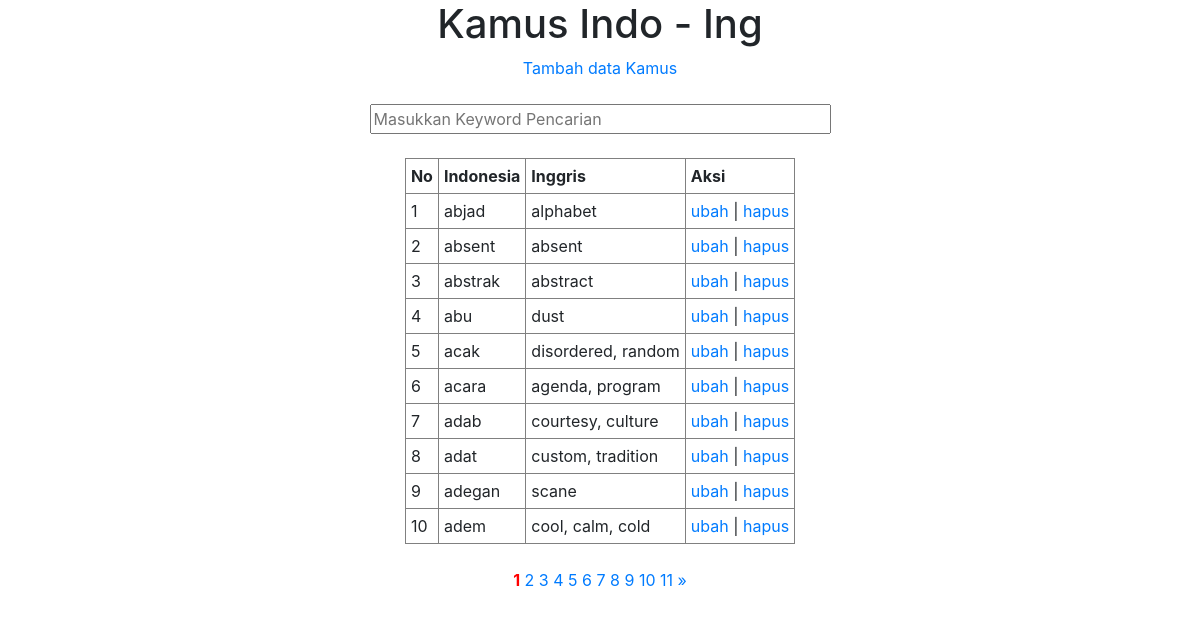
The page / on the database its author committed.
### tables this page shows
CREATE TABLE `source` (
  `id` int(11) NOT NULL,
  `ina` varchar(255) NOT NULL,
  `ing` varchar(255) NOT NULL
);

### functions.php (called while the page is built, shortened)
<?php
$conn = mysqli_connect("localhost", "root", "", "db_kamus");
function query($sql) {
	global $conn;
	$result = mysqli_query($conn, $sql);
	$rows = [];
	while( $row = mysqli_fetch_assoc($result) ) {
		$rows[] = $row;
	}
	return $rows;
}
?>

### index.php (the view, shortened to what this page needs)
<?php
require 'functions.php';
$source = query("SELECT * FROM source");
$jmlDataPerHalaman = 10;
$jmlData = count(query("SELECT * FROM source"));
$jmlHalaman = ceil($jmlData / $jmlDataPerHalaman);
$halamanAktif = ( isset($_GET["halaman"])) ? $_GET["halaman"] : 1;
$awalData = ( $jmlDataPerHalaman * $halamanAktif) - $jmlDataPerHalaman;
$source = query("SELECT * FROM source LIMIT $awalData, $jmlDataPerHalaman");
?>
<?php require 'header.php' ?>
<body>
    <h1>Kamus Indo - Ing</h1>
<a href="tambah.php">Tambah data Kamus</a>
<br><br>
<form action="" method="post">
	<input type="text" name="keyword" size="40" autofocus placeholder="Masukkan Keyword Pencarian" autocomplete="off" id="keyword">
</form>
<br>
<div id="container">
	<table border="1" cellspacing="0" cellpadding="5">
		<tr>
			<th>No</th>
			<th>Indonesia</th>
			<th>Inggris</th>
			<th>Aksi</th>
		</tr>
		<?php $i = 1; ?>
		<?php foreach( $source as $row ) { ?>
		<tr>
			<td><?= $i; ?></td>
			<td><?= $row["ina"]; ?></td>
			<td><?= $row["ing"]; ?></td>
			<td><a href="ubah.php?id=<?php echo $row["id"]; ?>">ubah</a> | <a href="hapus.php?id=<?php echo $row["id"]; ?>" onclick="return confirm('yakin?')">hapus</a></td>
		</tr>
		<?php $i++; ?>
		<?php } ?>
	</table>
</div>
<br>
<?php if (!isset($_POST["cari"])) : ?>
<?php for ($i=1; $i <= $jmlHalaman ; $i++) : ?>
	<?php if( $i == $halamanAktif) : ?>
	<a href="?halaman=<?= $i ?>" style="font-weight: bold; color: red;"><?= $i ?></a>
	<?php else : ?>
	<a href="?halaman=<?= $i ?>"><?= $i ?></a>
	<?php endif; ?>
<?php endfor; ?>
<?php if ($halamanAktif < $jmlHalaman) :?>
<a href="?halaman=<?= $halamanAktif + 1 ?>">&raquo;</a>
<?php endif; ?>
<?php endif; ?>
<?php require 'footer.php' ?>

### header.php (shortened to what this page needs)
<!doctype html>
<html lang="en">
  <head>
    <link rel="stylesheet" href="https://stackpath.bootstrapcdn.com/bootstrap/4.1.3/css/bootstrap.min.css">
  </head>
  <div class="container" align="center">
  <div class="mx-auto" style="width: 500px;">

### footer.php (shortened to what this page needs)
	</div>
	</div>
  </body>
</html>

### rows shown on the page
source: ina "abjad", ing "alphabet"
source: ina "absent", ing "absent"
source: ina "abstrak", ing "abstract"
source: ina "abu", ing "dust"
source: ina "acak", ing "disordered, random"
source: ina "acara", ing "agenda, program"
source: ina "adab", ing "courtesy, culture"
source: ina "adat", ing "custom, tradition"
source: ina "adegan", ing "scane"
source: ina "adem", ing "cool, calm, cold"
